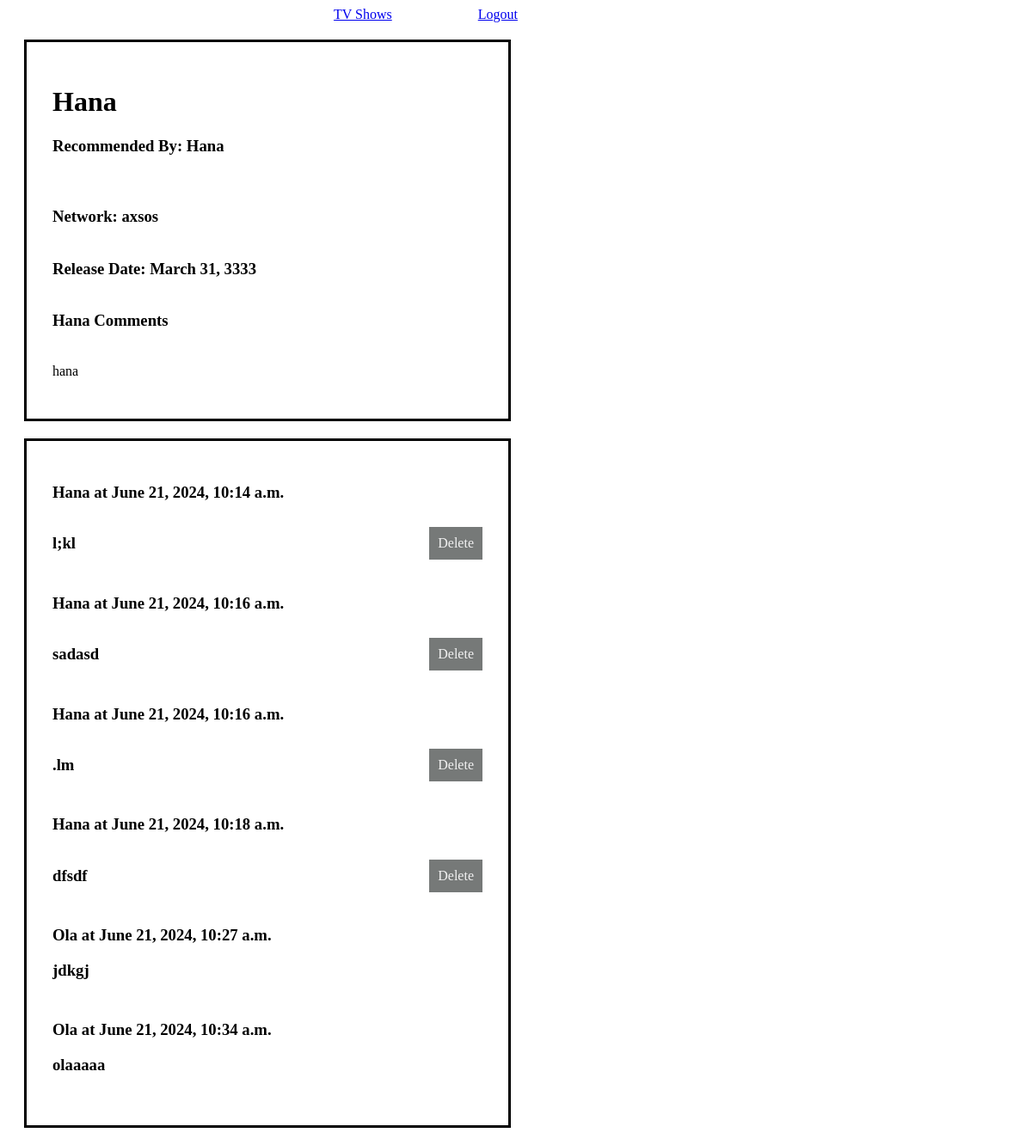
/shows/4 (signed in), run on an earlier commit of the app's database.
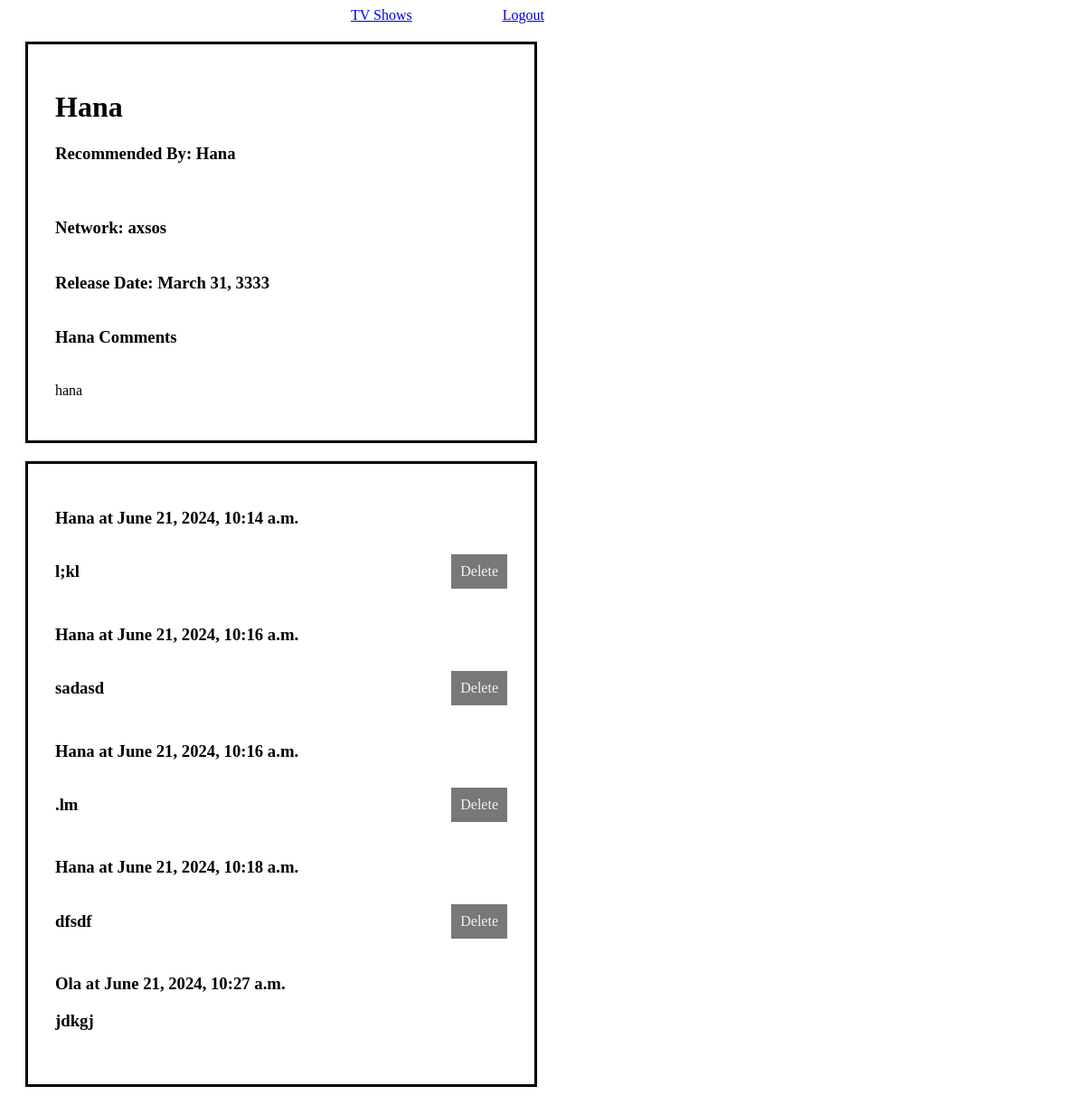
And on a later commit of the database.
### exam/models.py (models this page shows)
class CommendsUser(models.Model):
    text = models.TextField()
    created = models.DateTimeField(auto_now_add=True)
    updated = models.DateTimeField(auto_now=True)
    user = models.ForeignKey(Users,related_name='userCom',on_delete=models.CASCADE)
    reshow = models.ForeignKey(ReShows,related_name='commentts',on_delete=models.CASCADE)

class Users(models.Model):
    first_name = models.CharField(max_length=45)
    last_name = models.CharField(max_length=45)
    email = models.CharField(max_length=45)
    password = models.CharField(max_length=255)
    created_at = models.DateTimeField(auto_now_add=True)
    updated_date = models.DateTimeField(auto_now=True)
    objects = UsersManager()

### exam/views.py (the view)
# urls.py: path('shows/<int:Sid>', views.details,name='details'),
def details(request,Sid):
    user = Users.objects.get(id = request.session['userid'])
    show = ReShows.objects.get(id = Sid)
    com = CommendsUser.objects.all()
    return render(request,'details.html',{'user':user,'show':show,'coms':com})

### exam/templates/details.html (shortened to what this page needs)
<!DOCTYPE html>
<html lang="en">
<head>
    {% load static %}
    <link rel="stylesheet" href="{% static 'tvShows.css' %}">
</head>
<body>
    <div class="header">
        <a class="shh" href="{% url 'TVshows'%}">TV Shows</a>
        <a href="{% url 'logout'%}">Logout</a>
    </div>
    <div class="contt">
    <h1>{{show.title}}</h1>
    <h3 class="Reomm"><strong>Recommended By:</strong> {{show.user.first_name}}</h3>
    <h3> <strong>Network:</strong> {{show.network}}</h3>
    <h3><strong>Release Date:</strong> {{show.releaseDate}}</h3>
    <h3><strong>{{show.user.first_name}} Comments</strong></h3>
    <p>{{show.comments}}</p>
</div>
<div class="blabkReq">
<form action="{% url 'addCom' show.id%}" method="POST">
    {%for comment in show.commentts.all%}
    <div class="commm">
    {%if user == comment.user%}
        <h3>{{comment.user.first_name}} at {{comment.created}}</h3>
        <div class="dellll">
        <h3>{{comment.text}}</h3>
        <a class="delbttnn" href="{%url 'delCom' comment.id show.id%}">Delete</a>
    </div>
        {%else%}
        <h3>{{comment.user.first_name}} at {{comment.created}}</h3>
        <h3>{{comment.text}}</h3>
        {%endif%}
    </div>
    {%endfor%}
</form>
</div>
</body>
</html>

What changed in the data, as far as the page shows it:
removed CommendsUser: user.first_name "Ola", created "June 21, 2024, 10:34 a.m.", text "olaaaaa"
